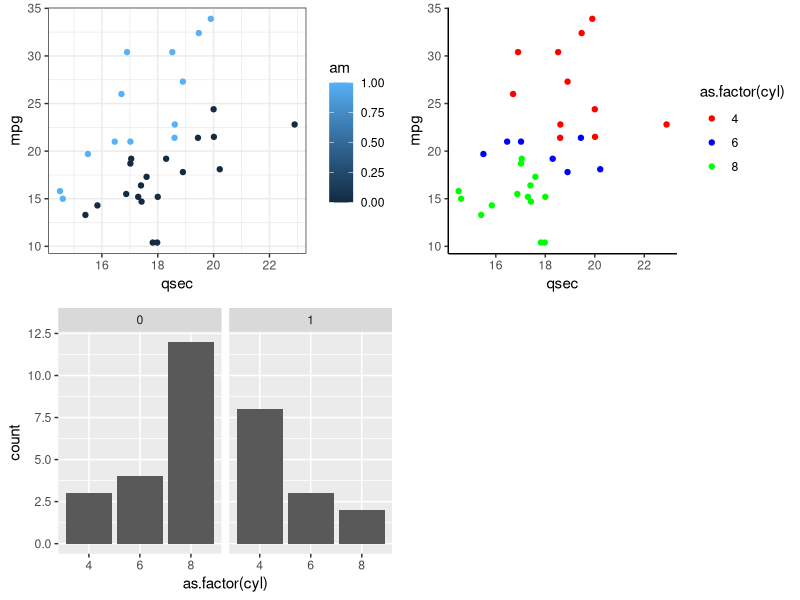
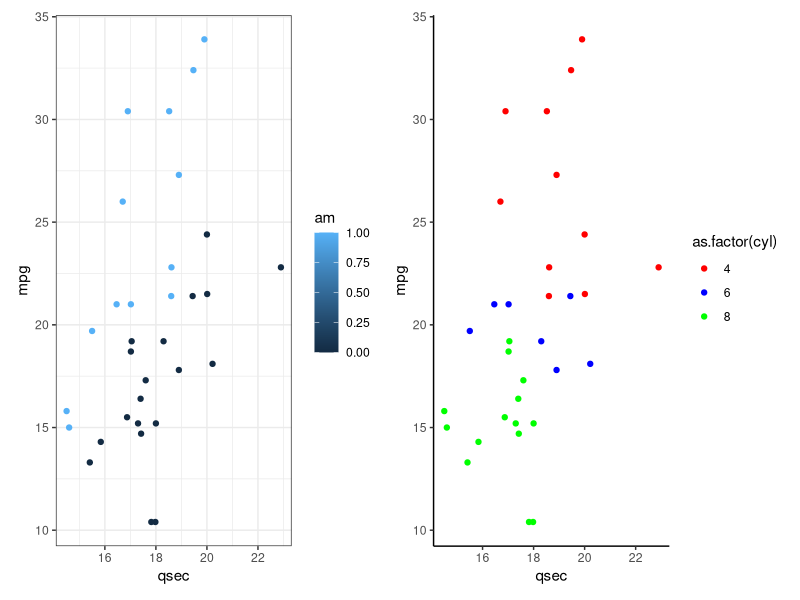
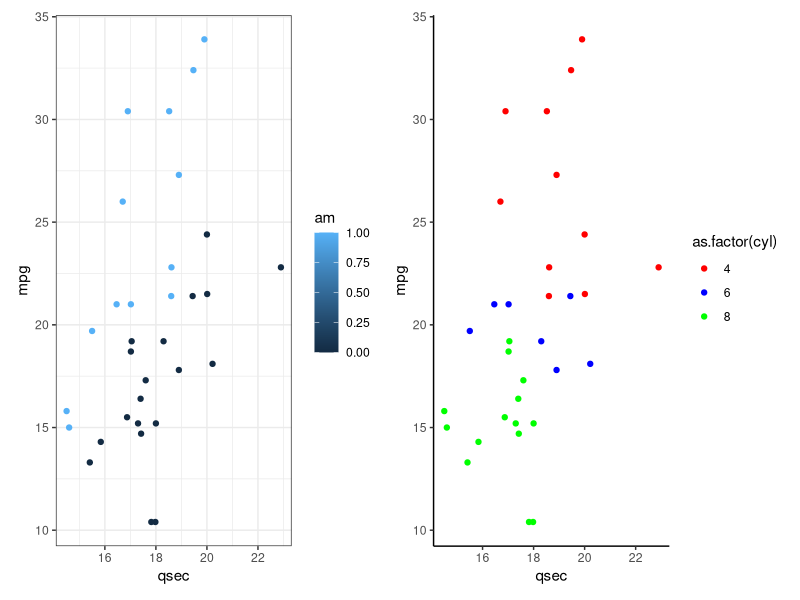
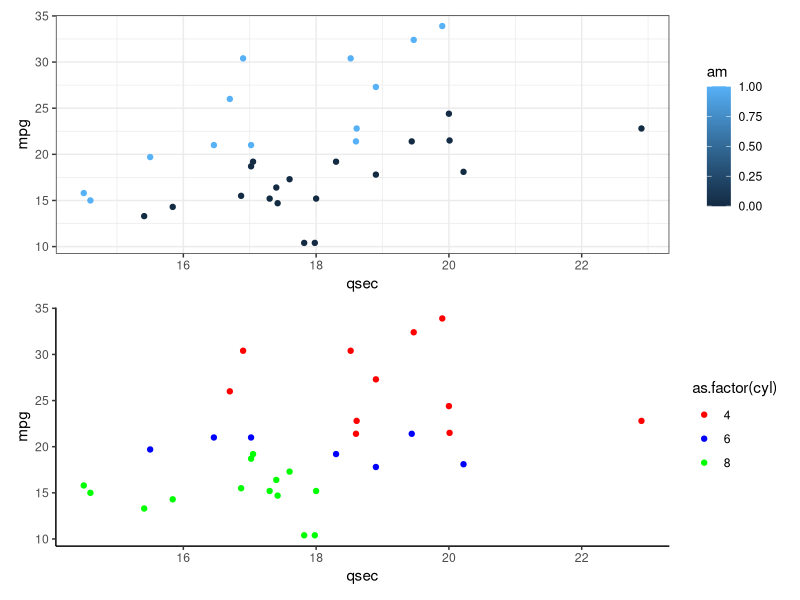
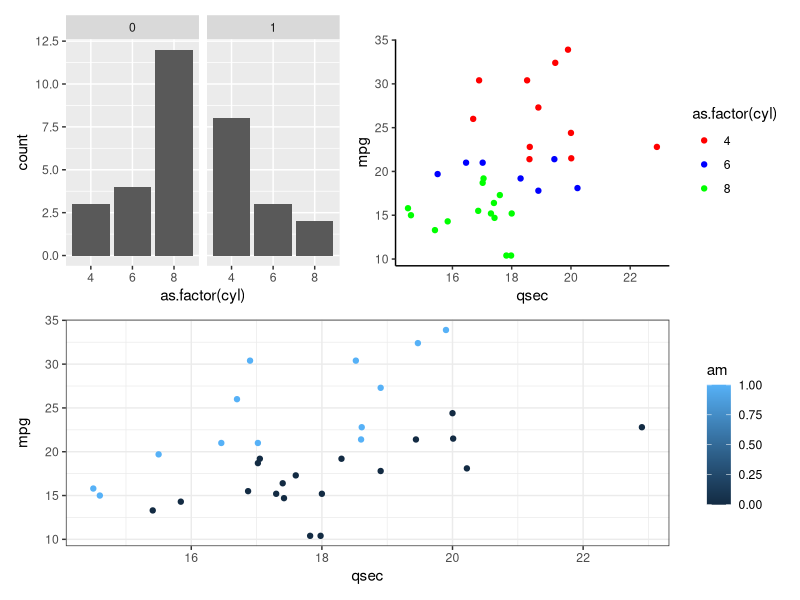
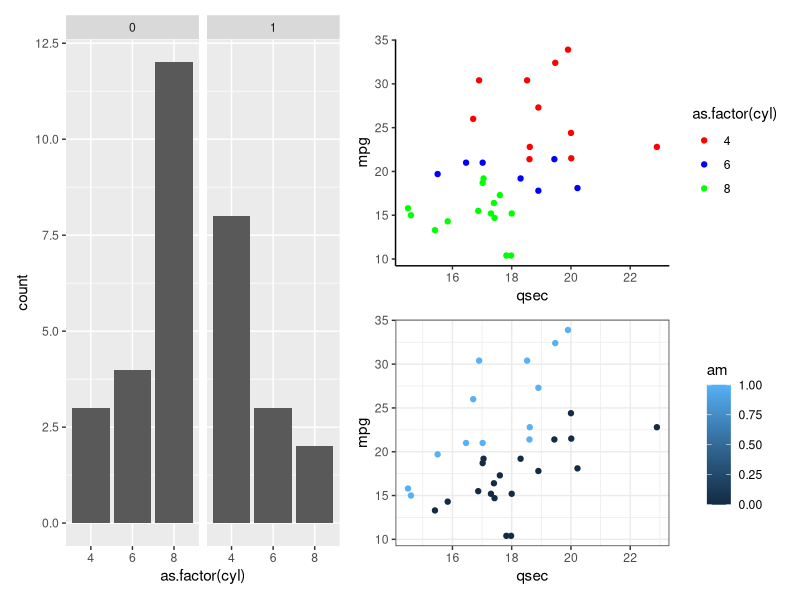
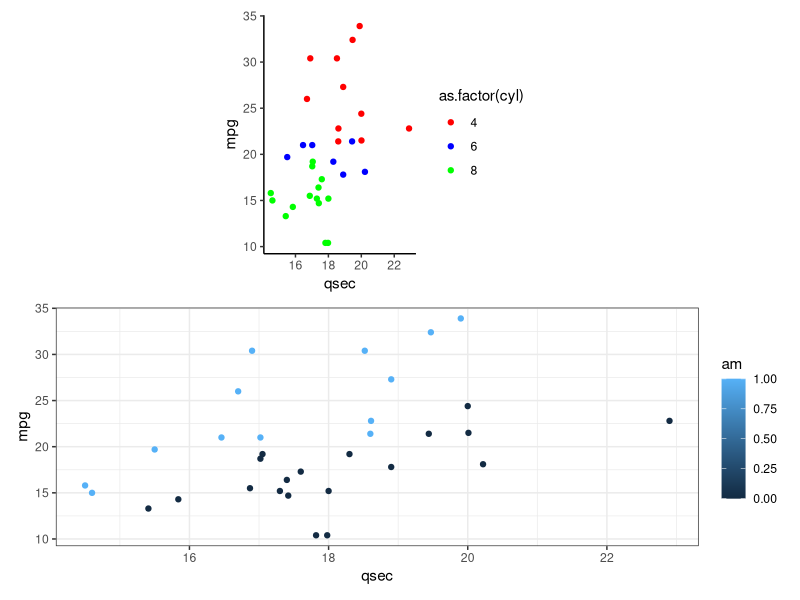
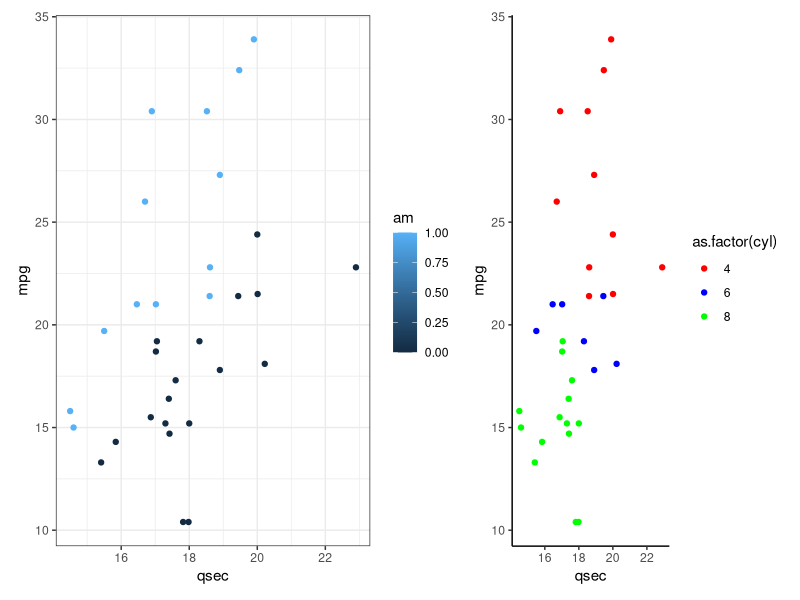

These charts were generated, in order, by the following R code:
## ---- chunk 1
knitr::opts_chunk$set(echo = TRUE)

library(tidyverse)
## ---- chunk 2
p1 <- ggplot(mtcars, aes(qsec, mpg, color = am)) + 
  geom_point() +
  theme_bw() 


p2 <- ggplot(mtcars, aes(qsec, mpg, color = as.factor(cyl))) + 
  geom_point() +
  scale_color_manual(values = c("red", "blue","green")) +
  theme_classic() 


p3 <- ggplot(mtcars, aes(as.factor(cyl))) + 
  geom_bar() + 
  facet_wrap(~am) 

gridExtra::grid.arrange(p1,p2,p3,ncol=2)
## ---- chunk 3
#install.packages(patchwork)
library(patchwork)

p1 + p2
## ---- chunk 4
p1 | p2
## ---- chunk 5
p1 / p2
## ---- chunk 6
(p3 + p2) / p1
## ---- chunk 7
p3 + p2 / p1
## ---- chunk 8
(plot_spacer() + p2 + plot_spacer()) / p1
## ---- chunk 9
p1 + p2 + plot_layout(widths = c(60, 30))
## ---- chunk 10
p1 + p2 + plot_layout(heights = c(2, 1))
## ---- chunk 11
p1 + p2 + plot_layout(heights = c(60, 30))
## ---- chunk 12
p1 + p2 + plot_layout(guides = "collect")
## ---- chunk 13
p1 + p2 + plot_layout(nrow = 2, ncol = 2, guides = "collect")

## ---- chunk 14
p1 +p2 + plot_layout(nrow = 2, ncol = 2, byrow = FALSE, guides = "collect")

## ---- chunk 15
p1 + p2 + theme(legend.position = "bottom") + p2
## ---- chunk 16
(p1 + p2) *theme_bw() + p2
## ---- chunk 17
(p1 + p2) + p2 & theme(axis.title.x = element_text(face = "bold"))
## ---- chunk 18
(p1 + p2) + p3 + theme(axis.text.x = element_text(angle = 90)) +
  plot_annotation(title = "Plot title for all 3 plots", 
                  theme = theme(plot.title = element_text(hjust = 0.5)))
